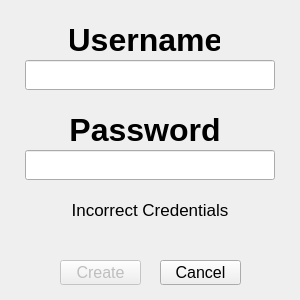
<?xml version="1.0" encoding="UTF-8"?>
<ui version="4.0">
 <class>AdminApproveWidget</class>
 <widget class="QDialog" name="AdminApproveWidget">
  <property name="geometry">
   <rect>
    <x>0</x>
    <y>0</y>
    <width>300</width>
    <height>300</height>
   </rect>
  </property>
  <property name="windowTitle">
   <string>Administration Approval</string>
  </property>
  <widget class="QLineEdit" name="admin_un_input">
   <property name="geometry">
    <rect>
     <x>25</x>
     <y>60</y>
     <width>250</width>
     <height>30</height>
    </rect>
   </property>
   <property name="font">
    <font>
     <pointsize>20</pointsize>
    </font>
   </property>
   <property name="echoMode">
    <enum>QLineEdit::Normal</enum>
   </property>
  </widget>
  <widget class="QLineEdit" name="admin_pass_input">
   <property name="geometry">
    <rect>
     <x>25</x>
     <y>150</y>
     <width>250</width>
     <height>30</height>
    </rect>
   </property>
   <property name="font">
    <font>
     <pointsize>20</pointsize>
     <bold>true</bold>
    </font>
   </property>
   <property name="echoMode">
    <enum>QLineEdit::Password</enum>
   </property>
  </widget>
  <widget class="QLabel" name="admin_un_label">
   <property name="geometry">
    <rect>
     <x>70</x>
     <y>20</y>
     <width>150</width>
     <height>40</height>
    </rect>
   </property>
   <property name="font">
    <font>
     <pointsize>24</pointsize>
     <bold>true</bold>
    </font>
   </property>
   <property name="text">
    <string>Username</string>
   </property>
   <property name="alignment">
    <set>Qt::AlignCenter</set>
   </property>
  </widget>
  <widget class="QLabel" name="admin_un_label_2">
   <property name="geometry">
    <rect>
     <x>70</x>
     <y>110</y>
     <width>150</width>
     <height>40</height>
    </rect>
   </property>
   <property name="font">
    <font>
     <pointsize>24</pointsize>
     <bold>true</bold>
    </font>
   </property>
   <property name="text">
    <string>Password</string>
   </property>
   <property name="alignment">
    <set>Qt::AlignCenter</set>
   </property>
  </widget>
  <widget class="QLabel" name="Inc_cred_label">
   <property name="enabled">
    <bool>true</bool>
   </property>
   <property name="geometry">
    <rect>
     <x>0</x>
     <y>200</y>
     <width>300</width>
     <height>20</height>
    </rect>
   </property>
   <property name="font">
    <font>
     <pointsize>13</pointsize>
    </font>
   </property>
   <property name="layoutDirection">
    <enum>Qt::LeftToRight</enum>
   </property>
   <property name="text">
    <string>Incorrect Credentials</string>
   </property>
   <property name="alignment">
    <set>Qt::AlignCenter</set>
   </property>
  </widget>
  <widget class="QPushButton" name="create_button">
   <property name="enabled">
    <bool>false</bool>
   </property>
   <property name="geometry">
    <rect>
     <x>60</x>
     <y>260</y>
     <width>81</width>
     <height>25</height>
    </rect>
   </property>
   <property name="font">
    <font>
     <pointsize>12</pointsize>
    </font>
   </property>
   <property name="text">
    <string>Create</string>
   </property>
  </widget>
  <widget class="QPushButton" name="cancel_button">
   <property name="geometry">
    <rect>
     <x>160</x>
     <y>260</y>
     <width>81</width>
     <height>25</height>
    </rect>
   </property>
   <property name="font">
    <font>
     <pointsize>12</pointsize>
     <bold>false</bold>
    </font>
   </property>
   <property name="text">
    <string>Cancel</string>
   </property>
  </widget>
 </widget>
 <resources/>
 <connections/>
</ui>
